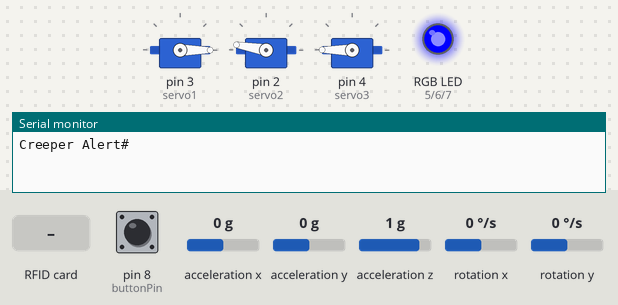
A sketch run on a simulated Arduino Uno, built with avr-gcc and run on an emulated ATmega328P. Shown: 3 × servo, an RGB LED mixed from three pins (HIGH = lit), the last lines printed to the serial monitor. Wiring (inferred from the names in the program): MPU-6050 motion sensor at I2C address 0x68. Inputs (shaded band) come from the test bench; at power-on: acceleration x 0 g, pin 8 (buttonPin) HIGH, acceleration y 0 g, acceleration z 1 g, rotation x 0 °/s, rotation y 0 °/s. Pins used as bus, display or sensor lines are not drawn.

Above: at 4.1 s.
4.2 s: RFID card 51 5F 27 1C held to the reader
At 7.1 s:
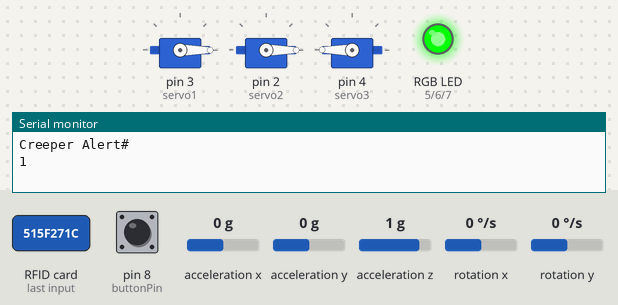
7.2 s: acceleration x set to -0.4 g
10.0 s: acceleration x set to -0.7 g
At 11.2 s:
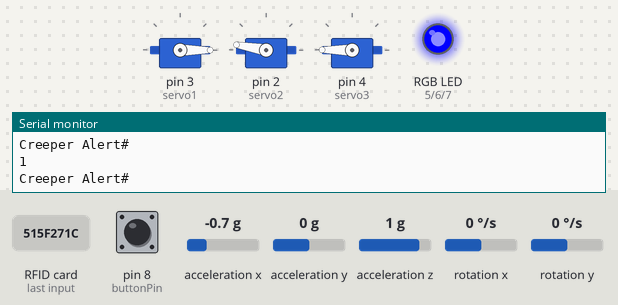
11.5 s: acceleration x set to -1.1 g
14.5 s: acceleration x set to -1.4 g
At 15.5 s:
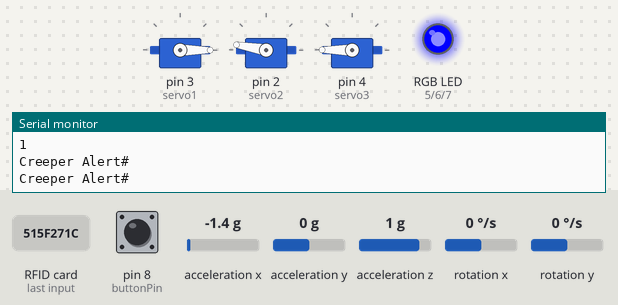
16.0 s: acceleration x set to -1 g
19.0 s: acceleration x set to -0.7 g
At 23.0 s:
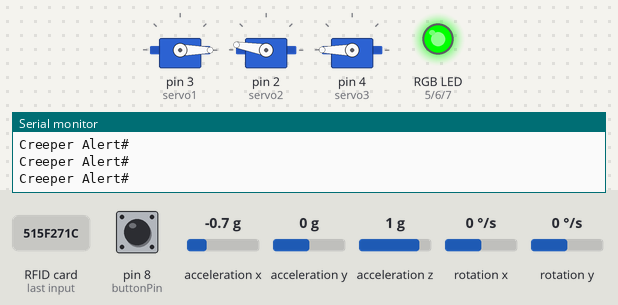
Timing chart, 0 to 23.5 s (numbered marks = the images above; inputs shaded):
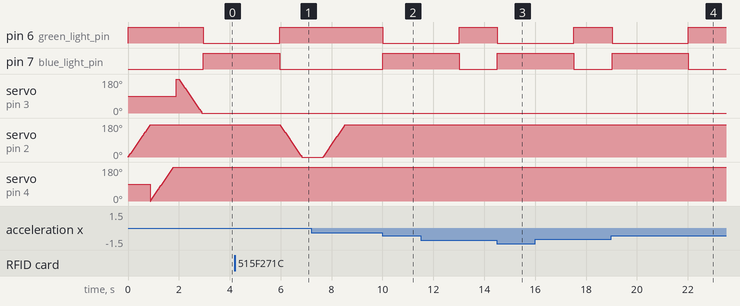

The sketch:

creeperfoil.ino
```cpp
#include <Wire.h>
#include <Servo.h>
#include <SPI.h>
#include <MFRC522.h>

#define SS_PIN 10
#define RST_PIN 9

#define BT_TX_PIN 11
#define BT_RX_PIN 10


const int MPU_ADDR = 0x68;
const int buttonPin = 8;

int red_light_pin = 5;
int green_light_pin = 6;
int blue_light_pin = 7;

int16_t gyro_x, gyro_y, gyro_z, gyro_x1, gyro_y1, gyro_z1;

MFRC522 mfrc522(SS_PIN, RST_PIN);

Servo servo1;
Servo servo2;
Servo servo3;

int pos = 0;
int counter = 0;

boolean locked = true;
boolean closed = true;

int buttonState;

void setup() {
  Serial.begin(9600);

  Wire.begin();
  Wire.beginTransmission(MPU_ADDR); // Begins a transmission to the I2C slave (GY-521 board)
  Wire.write(0x6B); // PWR_MGMT_1 register
  Wire.write(0); // set to zero (wakes up the MPU-6050)
  gyro_x = Wire.read()<<8|Wire.read();
  gyro_y = Wire.read()<<8|Wire.read();
  gyro_z = Wire.read()<<8|Wire.read();
  Wire.endTransmission(true);

  pinMode(buttonPin, INPUT_PULLUP);

  pinMode(red_light_pin, OUTPUT);
  pinMode(green_light_pin, OUTPUT);
  pinMode(blue_light_pin, OUTPUT);

  RGB_color(0,255,0);

  servo1.attach(3);
  servo2.attach(2);
  servo3.attach(4);

  for (pos = 0; pos <= 170; pos += 1) { // goes from 0 degrees to 180 degrees
    servo2.write(pos);
    delay(5);
  }
  for (pos = 0; pos <= 200; pos += 1) { // goes from 0 degrees to 180 degrees
    servo3.write(pos);
    delay(5);
  }
  for (pos = 200; pos >= 0; pos -= 1) { // goes from 0 degrees to 180 degrees
    servo1.write(pos);
    delay(5);
  }

  SPI.begin();      // Initiate  SPI bus
  mfrc522.PCD_Init();
}

void loop() {

//  while (bluetoothModule.available() > 0) {
//    input = bluetoothModule.read();
//  }
//
//  while(input==0){
//    digitalWrite(led_pin,LOW);
//  }

  buttonState = digitalRead(buttonPin);

  Wire.beginTransmission(MPU_ADDR);
  Wire.write(0x3B); // starting with register 0x3B (ACCEL_XOUT_H) [MPU-6000 and MPU-6050 Register Map and Descriptions Revision 4.2, p.40]
  Wire.endTransmission(false); // the parameter indicates that the Arduino will send a restart. As a result, the connection is kept active.
  Wire.requestFrom(MPU_ADDR, 12, true);

  gyro_x1 = Wire.read()<<8|Wire.read();
  gyro_y1 = Wire.read()<<8|Wire.read();
  gyro_z1 = Wire.read()<<8|Wire.read();

  while ((abs(gyro_x1 - gyro_x) > 9000)||(abs(gyro_y1 - gyro_y) > 9000)||(abs(gyro_z1 - gyro_z) > 9000)) {
   Serial.println("Creeper Alert#");
   RGB_color(0,0,255);
   gyro_x = gyro_x1;
   gyro_y = gyro_y1;
   gyro_z = gyro_z1;
   delay(3000);
  }

  RGB_color(0,255,0);

  counter++;

   if ( ! mfrc522.PICC_IsNewCardPresent())
  {
    if (!locked && counter>30){
      for (pos = 0; pos <= 170; pos += 1) { // goes from 0 degrees to 180 degrees
        servo2.write(pos);
        delay(5);
        locked = true;
      }
    }
    if (!closed && counter>30){
        for (pos = 0; pos <= 200; pos += 1) { // goes from 0 degrees to 180 degrees
          servo3.write(pos);
          delay(5);
        }
        for (pos = 200; pos >= 0; pos -= 1) { // goes from 0 degrees to 180 degrees
          servo1.write(pos);
          delay(5);
        }
        closed = true;
      }
    return;
  }
  // Select one of the cards
  if ( ! mfrc522.PICC_ReadCardSerial())
  {
    if (!locked && counter>30){
      for (pos = 0; pos <= 170; pos += 1) { // goes from 0 degrees to 180 degrees
        servo2.write(pos);
        delay(5);
        locked = true;
      }
    }
    if (!closed && counter>30){
        for (pos = 0; pos <= 200; pos += 1) { // goes from 0 degrees to 180 degrees
          servo3.write(pos);
          delay(5);
        }
        for (pos = 200; pos >= 0; pos -= 1) { // goes from 0 degrees to 180 degrees
          servo1.write(pos);
          delay(5);
        }
        closed = true;
      }
    return;
  }


  String content= "";
  byte letter;
  for (byte i = 0; i < mfrc522.uid.size; i++)
  {
//     Serial.print(mfrc522.uid.uidByte[i] < 0x10 ? " 0" : " ");
//     Serial.print(mfrc522.uid.uidByte[i], HEX);
     content.concat(String(mfrc522.uid.uidByte[i] < 0x10 ? " 0" : " "));
     content.concat(String(mfrc522.uid.uidByte[i], HEX));
  }
//  Serial.println();
  content.toUpperCase();
  while (content.substring(1) == "51 5F 27 1C" && locked==true) //change here the UID of the card/cards that you want to give access   //if
  {
    for (pos = 170; pos >= 0; pos -= 1) { // goes from 0 degrees to 180 degrees
      servo2.write(pos);
      delay(5);
    }
    locked = false;
    Serial.println(buttonState);
      if(buttonState == 0) {
          Serial.print("opening");
          for (pos = 200; pos >= 0; pos -= 1) { // goes from 0 degrees to 180 degrees
            servo3.write(pos);
            delay(5);
          }
          for (pos = 0; pos <= 200; pos += 1) { // goes from 0 degrees to 180 degrees
            servo1.write(pos);
            delay(5);
          }
          closed = false;
      }
   }

  counter = 0;

}
void RGB_color(int red_light_value, int green_light_value, int blue_light_value)
 {
  analogWrite(red_light_pin, red_light_value);
  analogWrite(green_light_pin, green_light_value);
  analogWrite(blue_light_pin, blue_light_value);
}
```

Measured:
- the behaviour switches between -0.5 and -0.6 g on acceleration x (found by bisection; images 1 and 2)
- the behaviour switches between -0.9 and -0.8 g on acceleration x (found by bisection; images 3 and 4)
- after the input at 4.2 s, servo on pin 2 (servo2): moves from 170° to 0° over 0.84 s, starting after 1.8 s
- after the input at 10.0 s, pin 6 (green_light_pin): HIGH → LOW at once; pin 7 (blue_light_pin): LOW → HIGH at once
- after the input at 14.5 s, pin 6 (green_light_pin): HIGH → LOW at once; pin 7 (blue_light_pin): LOW → HIGH at once
- after the input at 19.0 s, pin 6 (green_light_pin): HIGH → LOW at once, → HIGH 3.0 s later; pin 7 (blue_light_pin): LOW → HIGH at once, → LOW 3.0 s later
